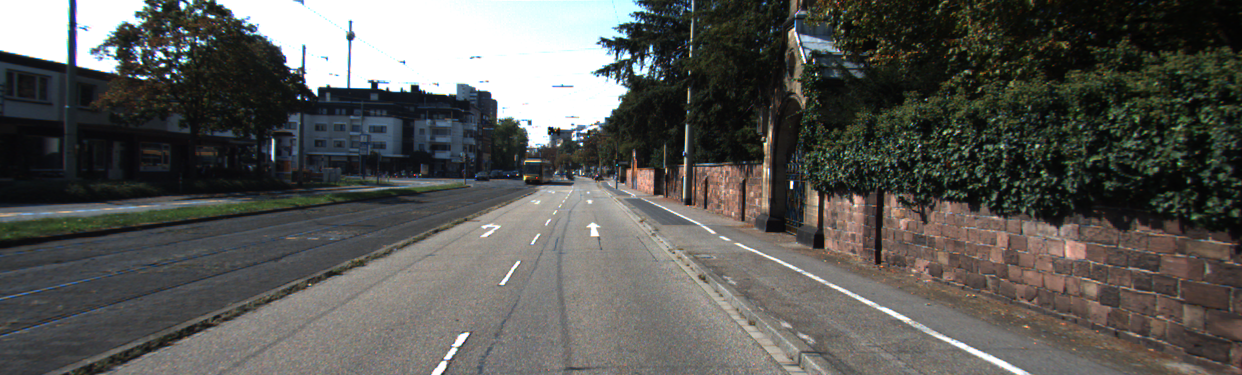
#> input picture data_road/training/image/um_000001.png, 1242 x 375 px; its folder holds only this picture in this run
$ python data_process.py
#> lines starting #> are read from the running program, lines starting #| are printed output that depends on the picture
"""
Written by: Anson Liang
"""

from skimage import io, color
import slic as sl
from skimage.util import img_as_float
import superpixel as sp
import scipy.io, sys
import numpy as np
import glob
import random
from sklearn import preprocessing

#constant
TRAINING_LABEL=0
VALIDATION_LABEL=1
TESTING_LABEL=2

numSegments = 200
com_factor = 10


im_file_names = glob.glob("../data_road/training/image/*.png")
sp_file_names = glob.glob("../data_road/training/image/*.mat")
label_file_names = glob.glob("../data_road/training/label/*road*.png")

num_files = len(im_file_names)


# define data split
num_train = int(num_files * 0.6)
num_test = int(num_files * 0.3)
num_valid = num_files - num_train - num_test

# define data split label 0 - train, 1 - validation, 2 - test
file_labels = np.zeros(num_files)
for i in xrange(0,num_test):
        file_labels[i] = 2
for i in xrange(num_test,(num_valid+num_test)):
        file_labels[i] = 1

random.seed(42)
random.shuffle(file_labels)

train_labels = []
train_data = []
valid_labels = []
valid_data = []
valid_pixels_labels = []
valid_files = []
valid_files_count = 0
test_files_count = 0
superpixels = []
for i in xrange(0,num_files):

        if file_labels[i] != TESTING_LABEL:
                # read input image
                image = img_as_float(io.imread(im_file_names[i]))
                imageGray = color.rgb2gray(image)
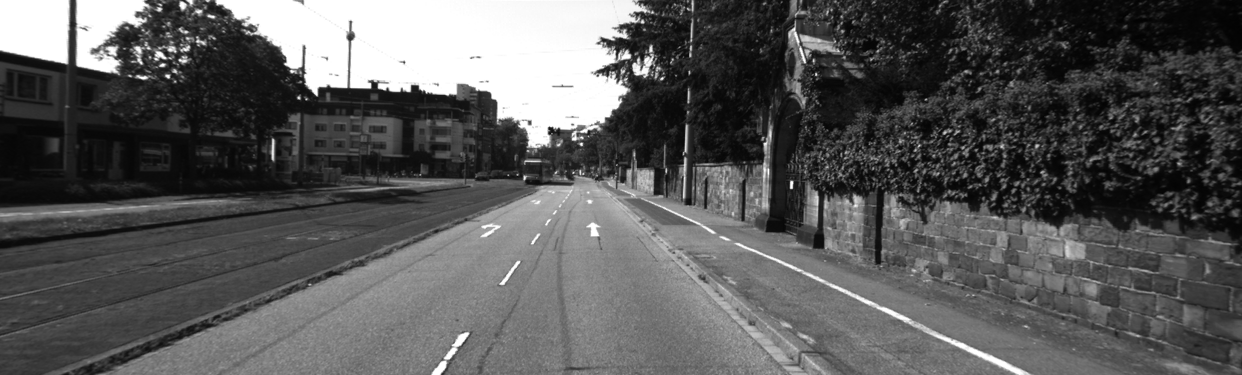
#> imageGray: shape (375, 1242) float64; min 0.00727, max 1, mean 0.348
#> (the run stopped early here; a loop or call above may not have finished)

$ run again, on data_road/training/image/um_000010.png
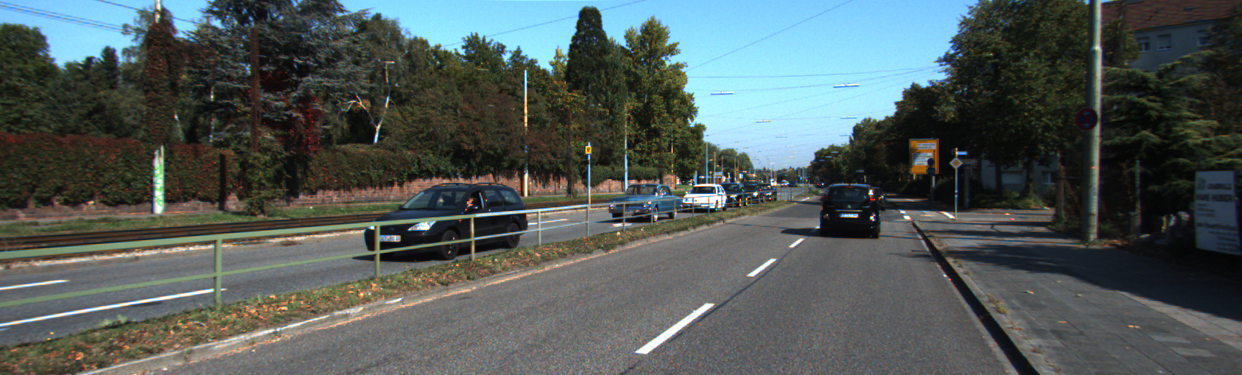
#> input picture data_road/training/image/um_000010.png, 1242 x 375 px
#> `imageGray = color.rgb2gray(image)`:
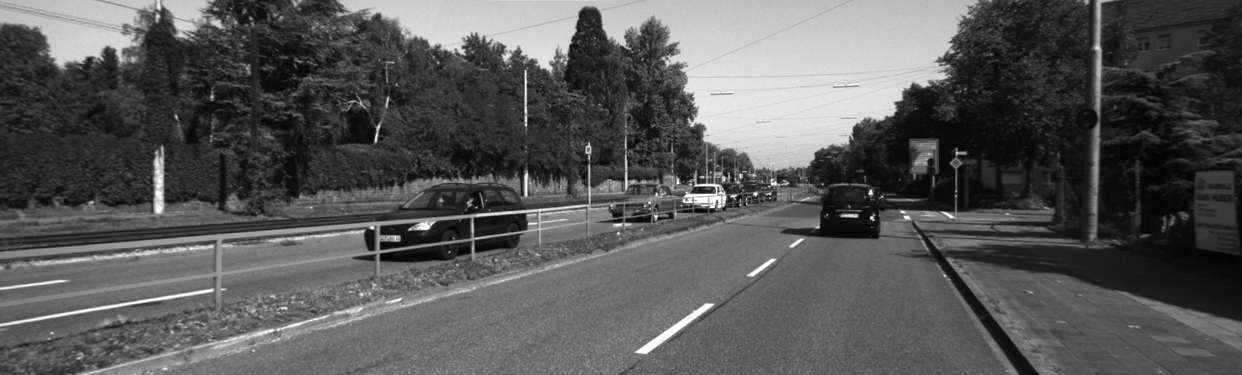
#> imageGray: shape (375, 1242) float64; min 0.0126, max 1, mean 0.345

$ run again, on data_road/training/image/um_000017.png
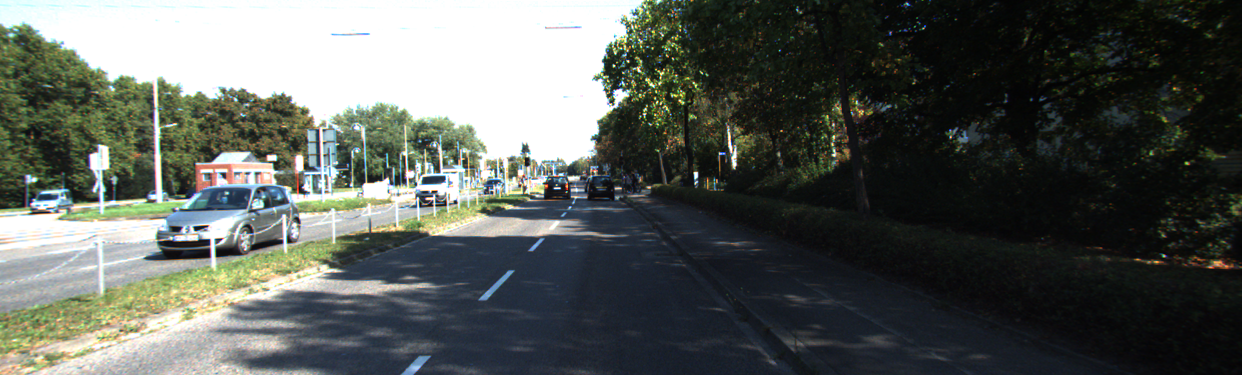
#> input picture data_road/training/image/um_000017.png, 1242 x 375 px
#> `imageGray = color.rgb2gray(image)`:
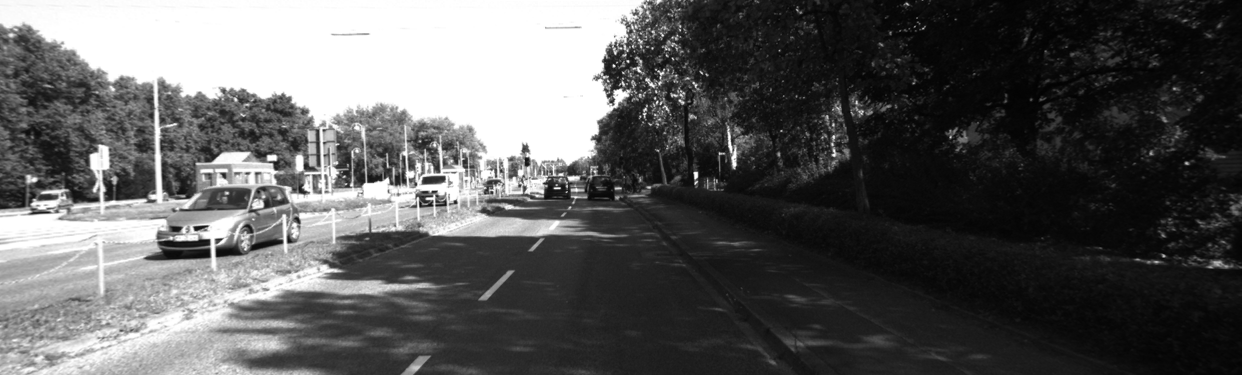
#> imageGray: shape (375, 1242) float64; min 0.00612, max 1, mean 0.358

$ run again, on data_road/training/image/um_000024.png
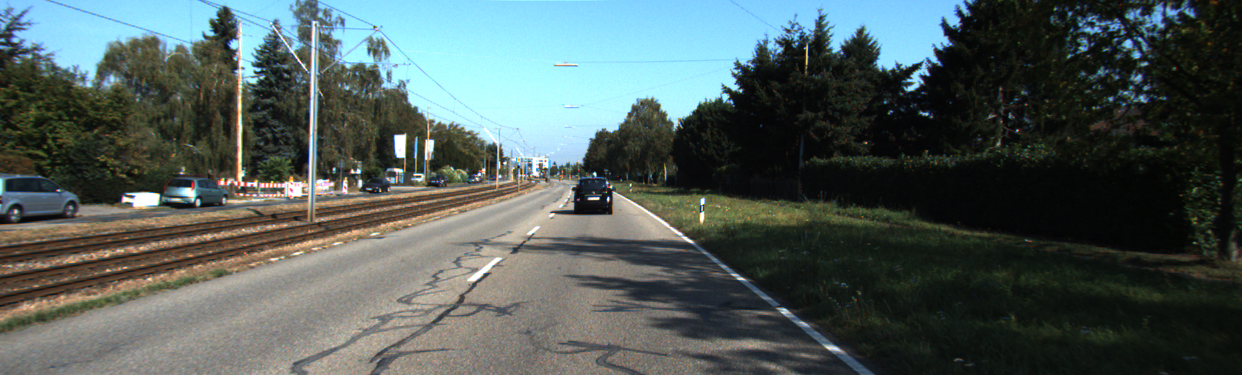
#> input picture data_road/training/image/um_000024.png, 1242 x 375 px
#> `imageGray = color.rgb2gray(image)`:
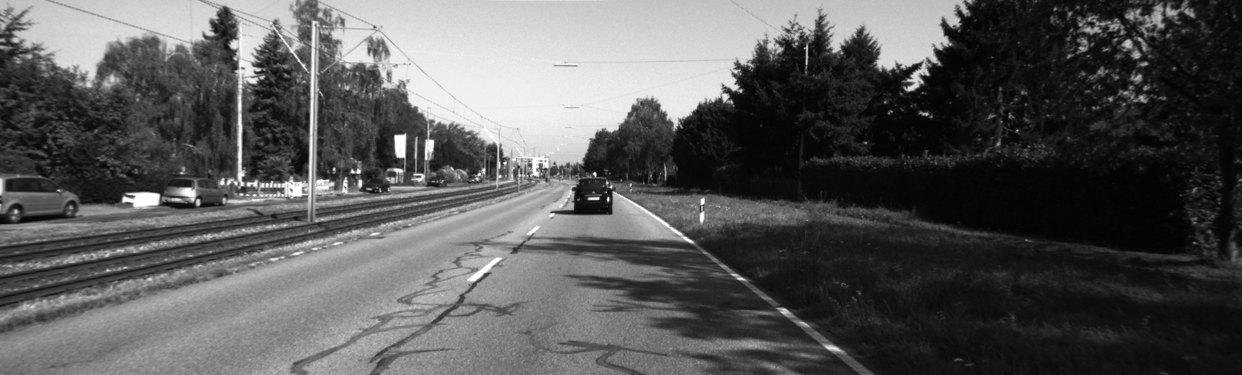
#> imageGray: shape (375, 1242) float64; min 0.0109, max 1, mean 0.349

$ run again, on data_road/training/image/um_000002.png
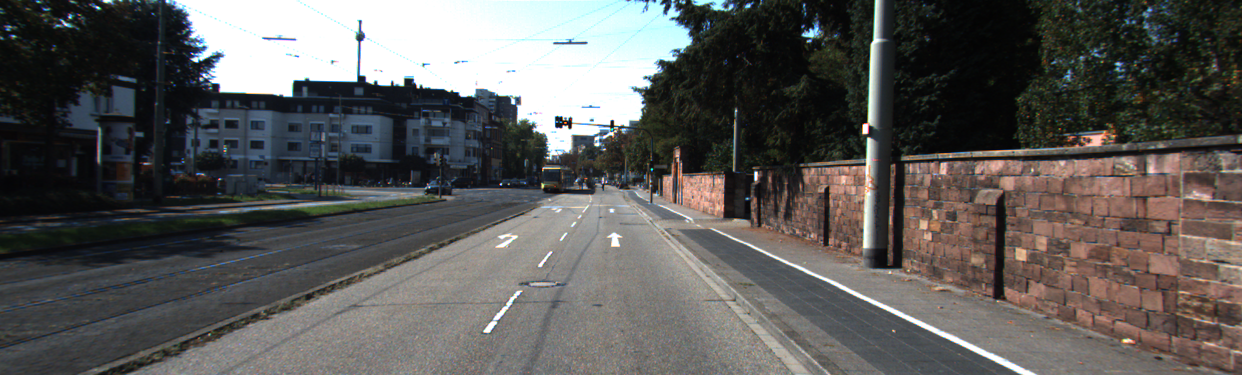
#> input picture data_road/training/image/um_000002.png, 1242 x 375 px
#> `imageGray = color.rgb2gray(image)`:
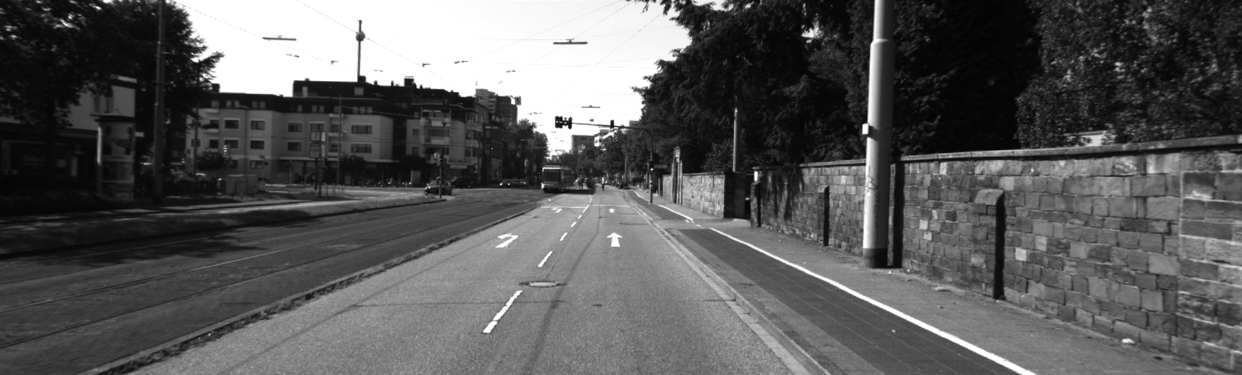
#> imageGray: shape (375, 1242) float64; min 0.0112, max 1, mean 0.356
